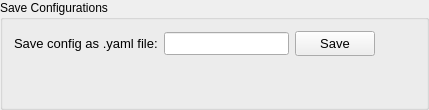
                   <widget class="QGroupBox" name="gbxConfigSave">
                    <property name="title">
                     <string>Save Configurations</string>
                    </property>
                    <layout class="QGridLayout" name="gridLayout_6">
                     <item row="0" column="3">
                      <spacer name="horizontalSpacer_20">
                       <property name="orientation">
                        <enum>Qt::Horizontal</enum>
                       </property>
                       <property name="sizeHint" stdset="0">
                        <size>
                         <width>40</width>
                         <height>20</height>
                        </size>
                       </property>
                      </spacer>
                     </item>
                     <item row="0" column="1">
                      <widget class="QLineEdit" name="txtConfigSaveYaml">
                       <property name="font">
                        <font>
                         <pointsize>10</pointsize>
                        </font>
                       </property>
                      </widget>
                     </item>
                     <item row="0" column="2">
                      <widget class="QPushButton" name="btnConfigSaveSave">
                       <property name="minimumSize">
                        <size>
                         <width>0</width>
                         <height>25</height>
                        </size>
                       </property>
                       <property name="maximumSize">
                        <size>
                         <width>16777215</width>
                         <height>25</height>
                        </size>
                       </property>
                       <property name="font">
                        <font>
                         <pointsize>10</pointsize>
                        </font>
                       </property>
                       <property name="text">
                        <string>Save</string>
                       </property>
                      </widget>
                     </item>
                     <item row="0" column="0">
                      <widget class="QLabel" name="lblConfigSaveYaml">
                       <property name="font">
                        <font>
                         <pointsize>10</pointsize>
                        </font>
                       </property>
                       <property name="text">
                        <string>Save config as .yaml file:</string>
                       </property>
                      </widget>
                     </item>
                     <item row="1" column="3">
                      <spacer name="verticalSpacer_8">
                       <property name="orientation">
                        <enum>Qt::Vertical</enum>
                       </property>
                       <property name="sizeHint" stdset="0">
                        <size>
                         <width>20</width>
                         <height>40</height>
                        </size>
                       </property>
                      </spacer>
                     </item>
                    </layout>
                   </widget>
